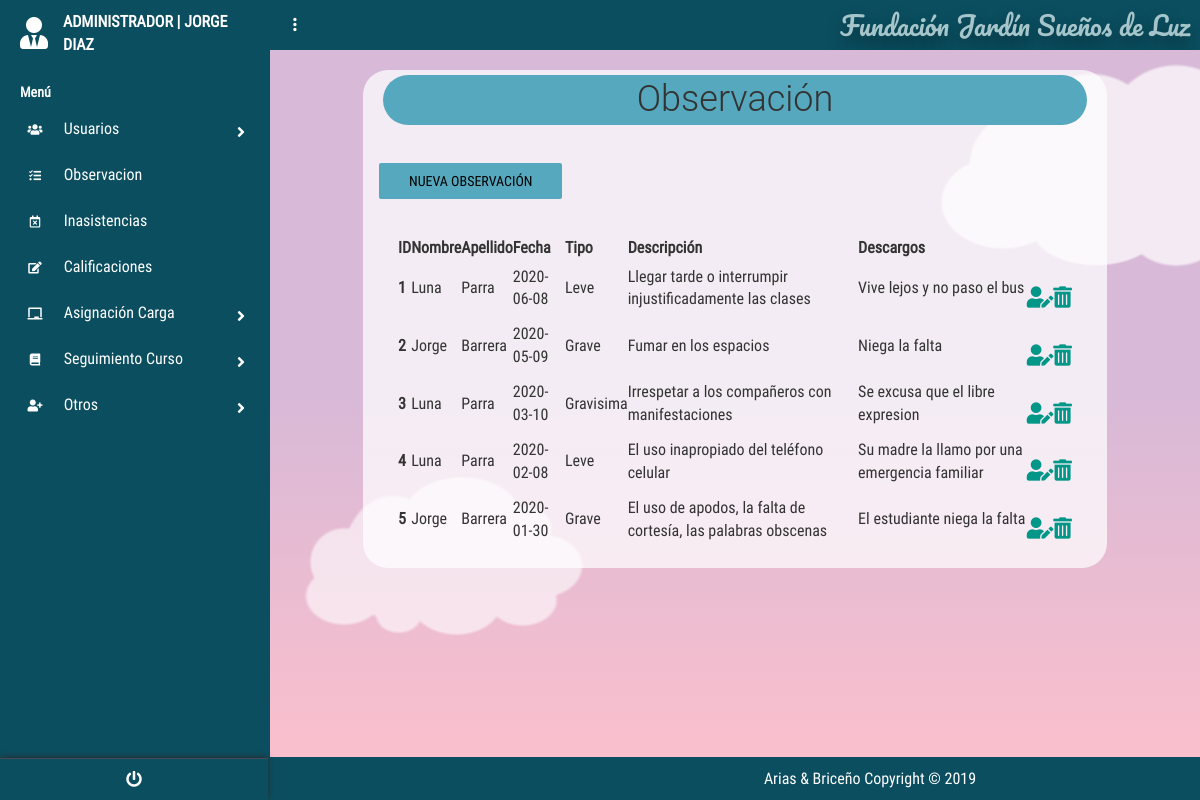
Screenshot of /?c=Observacion&a=Index (signed in) with the database file from the repository.
### tables this page shows
create table OBSERVACION
(
id_Observacion int PRIMARY KEY auto_increment ,
fecha_Observacion DATE,
tipo_Falta VARCHAR (50),
descripcion_Observacion VARCHAR (100),
descargos_Usuario VARCHAR (500),
id_Usuario_FK int
);

create table Usuario
(
id_Usuario int PRIMARY KEY auto_increment ,
user_Usuario varchar (50) not null,
password_Usuario varchar (8) not null,
nombre_Usuario varchar (50) not null,
apellido_Usuario varchar (50) not null,
tipoDoc_Usuario varchar (50) not null,
doc_Usuario bigint not null,
estado_Usuario varchar (50) not null,
id_tipoUsuario_FK int ,
id_Especialidad_FK int 
);

### controllers/ObservacionController.php (called while the page is built, shortened)
<?php
require_once "./models/ObservacionModel.php";
class ObservacionController{
    public function __CONSTRUCT(){
        $this->mode = new ObservacionModel();
    }
    public function Index(){
        include_once './views/Observacion/ObservacionCon.php';
    }
}

### models/Conexion.php (called while the page is built)
<?php
class Conexion{
    public static function conectar(){
        $PDO = new PDO("mysql:host=localhost;dbname=dbfundacion;charset=utf8","root","");
        $PDO->setAttribute(PDO::ATTR_ERRMODE,PDO::ERRMODE_EXCEPTION);
        return $PDO;
    }
}
?>

### models/ObservacionModel.php (called while the page is built, shortened)
<?php
class ObservacionModel{
    public $CNX;
    public function __construct(){
        try {
            $this->CNX= Conexion::conectar();
        } catch (Exception $e) {
            die($e->getMessage());
        }
    }
    public function listar_Observacion(){
        try {
            $query= "SELECT * from Observacion inner join Usuario on usuario.id_Usuario=observacion.id_Usuario_FK" ;
            $stm = $this->CNX->prepare($query);
            $stm->execute();
            return $stm->fetchAll(PDO::FETCH_OBJ);
        } catch (Exception $e){
            die($e ->getMessage());
        }
    }
}

### views/Observacion/ObservacionCon.php (the view, shortened to what this page needs)
<?php
if (isset($_SESSION['Admin'])){
    $sesion = 'A';
}elseif (isset($_SESSION['Profe'])){
    $sesion = 'P';
}elseif (isset($_SESSION['Estudiante'])){
    $sesion = 'E';
}
?>
<!DOCTYPE html>
<html lang="es">
<head>
    <link rel='stylesheet' href='https://cdnjs.cloudflare.com/ajax/libs/twitter-bootstrap/4.1.1/css/bootstrap.css'>
    <link rel='stylesheet' href='https://use.fontawesome.com/releases/v5.0.13/css/all.css'>
    <link rel="stylesheet" href="<?php echo SERVERURL; ?>assets/css/main.css">
    <link rel="stylesheet" href="<?php echo SERVERURL; ?>assets/css/style.css">
    <link rel="stylesheet" href="<?php echo SERVERURL; ?>assets/css/menu_Lateral.css">
    <link rel="stylesheet" href="<?php echo SERVERURL; ?>assets/css/main.css">
    <link href="https://unpkg.com/bootstrap-table@1.18.0/dist/bootstrap-table.min.css" rel="stylesheet">
</head>
<body>
    <?php include "./views/modules/navlateral.php" ?>
    <section class="full-box dashboard-contentPage">
        <?php include "./views/modules/navbar.php" ?>
        <div class="container">
            <div class="titles">
                <h1 class="tituloa ">Observación</h1>
                <?php
                    if($sesion=='A' or $sesion=='P'){
                        echo '
                        <div class="form-group" id="botones">
                            <a href="?c=Observacion&a=nuevo" class="boton btn btn-info botones">Nueva Observación</a>
                        </div>
                        ';
                    }else{echo ' ';}
                ?>
            </div>
            <div class="tablas">
            <table id="table" data-toggle="table" data-height="auto" data-search="true" data-show-refresh="false"
                data-show-columns="true" data-buttons-toolbar=".buttons-toolbar">
                <thead>
                    <tr>
                        <th data-field="ID">ID</th>
                        <th data-field="Nombre">Nombre</th>
                        <th data-field="Apellido">Apellido</th>
                        <th data-field="fecha">Fecha</th>
                        <th data-field="tipo">Tipo</th>
                        <th data-field="descripcion">Descripción</th>
                        <th data-field="Descargos">Descargos</th>
                        <?php
                            if($sesion=='A'){
                                echo '
                                <th data-field="editar"></th>
                                <th data-field="eliminar"></th>
                                ';
                            }else{echo ' ';}
                        ?>
                    </tr>
                </thead>
                <tbody>
                    <?php foreach ($this->mode->listar_Observacion() as $k ) : ?>
                    <tr>
                        <th data-field="ID" scope="row"><?php echo $k->id_Observacion; ?></th>
                        <td data-field="Nombre"><?php echo $k->nombre_Usuario; ?></td>
                        <td data-field="Apellido"><?php echo $k->apellido_Usuario; ?></td>
                        <td data-field="fecha"><?php echo $k->fecha_Observacion; ?></td>
                        <td data-field="tipo"><?php echo $k->tipo_Falta; ?></td>
                        <td data-field="descripcion"><?php echo $k->descripcion_Observacion; ?></td>
                        <td data-field="Descargos"><?php echo $k->descargos_Usuario; ?></td>
                        <?php
                            if($sesion=='A'){
                                echo '
                                <th data-field="editar">
                                    <div class="form-group" id="botones">
                                        <a href="?c=Observacion&a=nuevo&id_Observacion='. $k->id_Observacion.' "  class="fas fa-user-edit fa-lg " ></a>
                                    </div>
                                </th>
                                <th data-field="eliminar">
                                <div class="form-group" id="botones">
                                        <a onclick="javascript:return confirm(\'¿Desea eliminar el registro?\');
                                        " href="?c=Observacion&a=g_eliminar_Observacion&id_Observacion='.$k->id_Observacion.' "
                                        class="fas fa-trash-alt fa-lg"></a>
                                    </div>
                                </th>
                                ';
                            }else{echo ' ';}
                        ?>
                    </tr>
                    <?php endforeach; ?>
                </tbody>
            </table>
</div>
        </div>
        <?php include "./views/modules/fondo_Form.php" ?>
    </section>
</body>
</html>

### assets/css/main.css (style rules this page uses)
body, html { background-color: #0b4e5f; width: 100%; height: 100%; margin: 0; padding: 0; position: relative; font-size: 16px; font-family: 'RobotoCondensed'; overflow: hidden; }
.full-box { margin: 0; padding: 0; width: 100%; box-sizing: border-box; }
.container { background-color: rgba(255, 255, 255, 0.726); margin-top:20px; border-radius:25px; width:80%; }
.tablas,h1 { margin:20px }
h1 { text-align: center; padding: 5px; margin: 5px; }
form .btn, .botones { background-color: #56a8be; border-color: #56a8be; }
.tituloa { background-color: #56a8be; border-color: #56a8be; border-radius: 1em; }
.dashboard-sideBar, .dashboard-contentPage { position: absolute; top: 0; height: 100%; transition: all .3s ease-in-out; }
.dashboard-contentPage { right: 0; z-index: 1; padding-left: 270px; }
.btn:not(.btn-raised).btn-info, .input-group-btn .btn:not(.btn-raised).btn-info { color: #000000; }

### assets/css/menu_Lateral.css (style rules this page uses)
body { font-size: 0.9rem; }

### views/modules/fondo_Form.php (style rules this page uses)
html { box-sizing: border-box; }
*, *:before, *:after { box-sizing: inherit; }
body { margin: 0; background: linear-gradient(#d8b9d7 50%, #ffc0cb); min-height: 100vh; display: flex; justify-content: center; align-items: center; overflow: hidden; position: relative; }

### rows the page displays
observacion: id_Observacion "1", id_Usuario_FK.nombre_Usuario "Luna", id_Usuario_FK.apellido_Usuario "Parra", fecha_Observacion "2020-06-08", tipo_Falta "Leve", descripcion_Observacion "Llegar tarde o interrumpir injustificadamente las clases", descargos_Usuario "Vive lejos y no paso el bus"
observacion: id_Observacion "2", id_Usuario_FK.nombre_Usuario "Jorge", id_Usuario_FK.apellido_Usuario "Barrera", fecha_Observacion "2020-05-09", tipo_Falta "Grave", descripcion_Observacion "Fumar en los espacios", descargos_Usuario "Niega la falta"
observacion: id_Observacion "3", id_Usuario_FK.nombre_Usuario "Luna", id_Usuario_FK.apellido_Usuario "Parra", fecha_Observacion "2020-03-10", tipo_Falta "Gravisima", descripcion_Observacion "Irrespetar a los compañeros con manifestaciones", descargos_Usuario "Se excusa que el libre expresion"
observacion: id_Observacion "4", id_Usuario_FK.nombre_Usuario "Luna", id_Usuario_FK.apellido_Usuario "Parra", fecha_Observacion "2020-02-08", tipo_Falta "Leve", descripcion_Observacion "El uso inapropiado del teléfono celular", descargos_Usuario "Su madre la llamo por una emergencia familiar"
observacion: id_Observacion "5", id_Usuario_FK.nombre_Usuario "Jorge", id_Usuario_FK.apellido_Usuario "Barrera", fecha_Observacion "2020-01-30", tipo_Falta "Grave", descripcion_Observacion "El uso de apodos, la falta de cortesía, las palabras obscenas", descargos_Usuario "El estudiante niega la falta"

### other values shown
$nombre "JORGE DIAZ"
NOMBREPROYECTO "Fundación Jardín Sueños de Luz"
